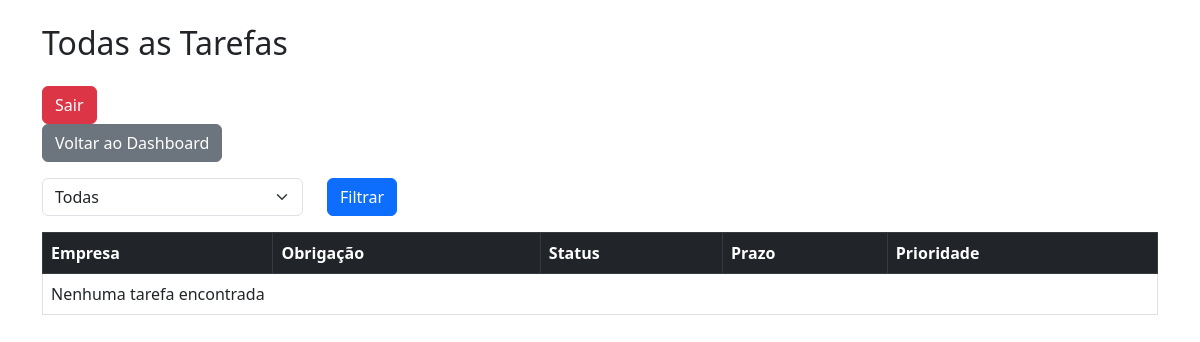
The app's page /tarefas/ (signed in), older data.
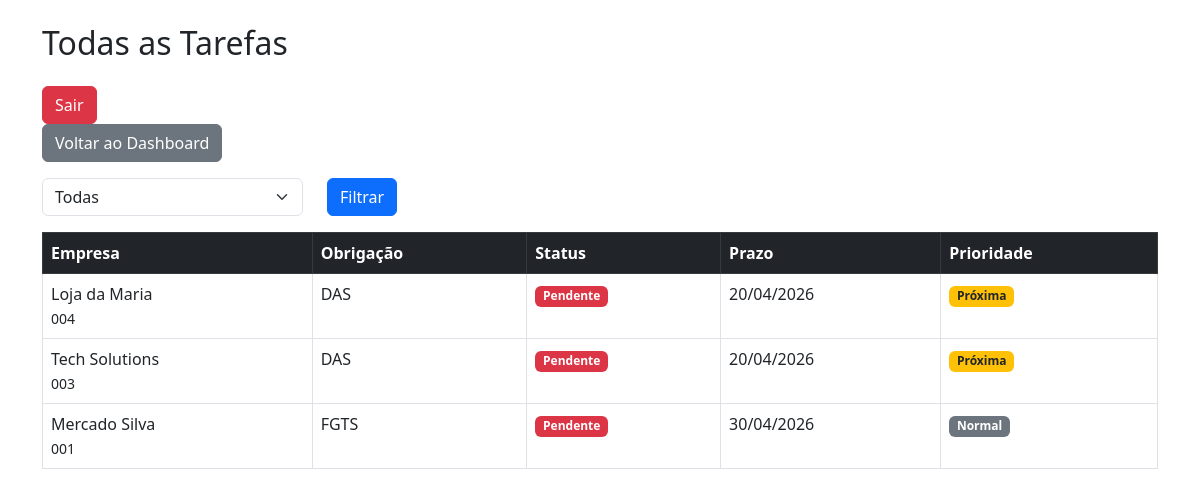
The same page, newer data.
### core/models.py (models this page shows, shortened)
class Tarefa(models.Model):
    STATUS_CHOICE = [
        ('PENDENTE', 'Pendente'),
        ('OK', 'ok'),
    ]
    empresa = models.ForeignKey(Empresa, on_delete=models.CASCADE)
    competencia = models.ForeignKey(Competencia, on_delete=models.CASCADE)
    obrigacao = models.ForeignKey(Obrigacao, on_delete=models.CASCADE)
    status = models.CharField(max_length=10, choices=STATUS_CHOICE, default='PENDENTE')
    prazo = models.DateField(null=True, blank=True)

class Empresa(models.Model):
    TIPO_CHOICES = [
        ('SN_COM_FOLHA', 'Simples Nacional com Folha'),
        ('SN_SEM_FOLHA', 'Simples Nacional sem Folha'),
        ('MEI', 'MEI'),
        ('LUCRO_PRESUMIDO', 'Lucro Presumido'),
    ]
    nome = models.CharField(max_length=255)
    codigo = models.CharField(max_length=20, unique=True, db_index=True)
    tipo = models.CharField(max_length=20, choices=TIPO_CHOICES)

class Obrigacao(models.Model):
    nome = models.CharField(max_length=100)

### core/views.py (the view)
# urls.py: path('tarefas/', todas_tarefas, name='todas_tarefas'),
@login_required
def todas_tarefas(request):
    filtro = request.GET.get('filtro')
    tarefas = []
    for t in tarefas_urgentes().select_related('empresa', 'obrigacao').order_by('prazo'):
        tarefas.append({
            'tarefa': t,
            'prioridade': 'urgente'
        })
    for t in tarefas_proximas().select_related('empresa', 'obrigacao').order_by('prazo'):
        tarefas.append({
            'tarefa': t,
            'prioridade': 'proxima'
        })
    if not filtro:
        for t in tarefas_normais().select_related('empresa', 'obrigacao').order_by('prazo'):
            tarefas.append({
                'tarefa': t,
                'prioridade': 'normal'
            })
    if filtro == 'urgentes':
        tarefas = [t for t in tarefas if t['prioridade'] == 'urgente']
    elif filtro == 'proximas':
        tarefas = [t for t in tarefas if t['prioridade'] == 'proxima']
    return render(request, 'core/todas_tarefas.html', {
        'tarefas': tarefas,
        'filtro': filtro
    })

### core/utils.py (called while the page is built)
def tarefas_proximas():
    hoje = date.today()
    inicio_proximas = hoje + timedelta(days=7)
    fim_proximas = hoje + timedelta(days=1)
    return Tarefa.objects.filter(
        status='PENDENTE',
        prazo__gte=fim_proximas,
        prazo__lte=inicio_proximas
    )

def tarefas_urgentes():
    hoje = date.today()
    return Tarefa.objects.filter(status='PENDENTE', prazo__lte=hoje)

def tarefas_normais():
    hoje = date.today()
    limite = hoje + timedelta(days=7)
    return Tarefa.objects.filter(
        status='PENDENTE',
        prazo__gt=limite
    )

### core/templates/core/todas_tarefas.html (shortened to what this page needs)
<!DOCTYPE html>
<html>
<head>
    <link href="https://cdn.jsdelivr.net/npm/bootstrap@5.3.0/dist/css/bootstrap.min.css" rel="stylesheet">
</head>
<body>
<div class="container mt-4">
    <h2 class="mb-4">Todas as Tarefas</h2>
    <form method="post" action="{% url 'logout' %}">
        <button class="btn btn-danger">Sair</button>
    </form>
    <a href="{% url 'dashboard' %}" class="btn btn-secondary mb-3">
        Voltar ao Dashboard
    </a>
    <form method="get" class="mb-3">
        <div class="row">
            <div class="col-md-3">
                <select name="filtro" class="form-select">
                    <option value="">Todas</option>
                </select>
            </div>
            <div class="col-md-2">
                <button type="submit" class="btn btn-primary">
                    Filtrar
                </button>
            </div>
        </div>
    </form>
    <table class="table table-bordered table-hover">
        <thead class="table-dark">
            <tr>
                <th>Empresa</th>
                <th>Obrigação</th>
                <th>Status</th>
                <th>Prazo</th>
                <th>Prioridade</th>
            </tr>
        </thead>
        <tbody>
            {% for item in tarefas %}
                <tr>
                    <td>
                        {{ item.tarefa.empresa.nome }}<br>
                        <small>{{ item.tarefa.empresa.codigo }}</small>
                    </td>
                    <td>
                        {{ item.tarefa.obrigacao.nome }}
                    </td>
                    <td>
                        {% if item.tarefa.status == 'OK' %}
                            <span class="badge bg-success">OK</span>
                        {% else %}
                            <span class="badge bg-danger">Pendente</span>
                        {% endif %}
                    </td>
                    <td>
                        {% if item.tarefa.prazo %}
                            {{ item.tarefa.prazo|date:"d/m/Y" }}
                        {% else %}
                            -
                        {% endif %}
                    </td>
                    <td>
                        {% if item.prioridade == 'urgente' %}
                            <span class="badge bg-danger">Urgente</span>
                        {% elif item.prioridade == 'proxima' %}
                            <span class="badge bg-warning text-dark">Próxima</span>
                        {% else %}
                            <span class="badge bg-secondary">Normal</span>
                        {% endif %}
                    </td>
                </tr>
            {% empty %}
                <tr>
                    <td colspan="5">Nenhuma tarefa encontrada</td>
                </tr>
            {% endfor %}
        </tbody>
    </table>
</div>
</body>
</html>

Row changes from the older to the newer data that the page shows:
now on this page (row edited): Tarefa: tarefa.empresa.nome "Loja da Maria", tarefa.empresa.codigo "004", tarefa.obrigacao.nome "DAS", status "Pendente", tarefa.prazo "20/04/2026", shows "Próxima"
now on this page (row edited): Tarefa: tarefa.empresa.nome "Tech Solutions", tarefa.empresa.codigo "003", tarefa.obrigacao.nome "DAS", status "Pendente", tarefa.prazo "20/04/2026", shows "Próxima"
now on this page (row edited): Tarefa: tarefa.empresa.nome "Mercado Silva", tarefa.empresa.codigo "001", tarefa.obrigacao.nome "FGTS", status "Pendente", tarefa.prazo "30/04/2026", shows "Normal"
Text that changed along with them:
text no longer shown: "Nenhuma tarefa encontrada"
